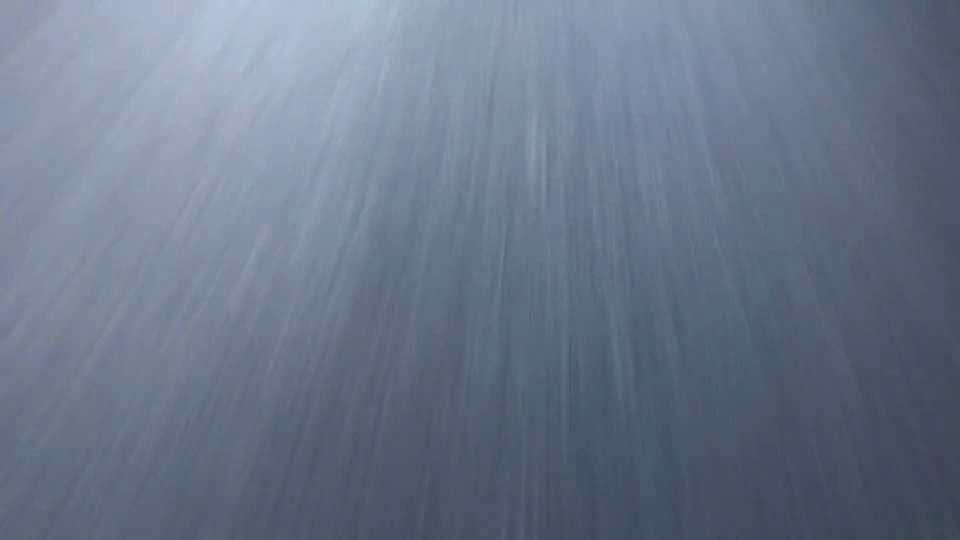
#> input picture frame 9 of skateboarding_boxes.mp4, 960 x 540 px, given in place of VID20240229170748.mp4, which was not available
$ jupyter execute --allow-errors yolo_seg_example.ipynb
#> lines starting #> are read from the running program, lines starting #| are printed output that depends on the picture
#> further down, frame is the input picture: shape (540, 960, 3); mean B, G, R 137.4, 118.1, 106.7
[cell 1]
    # yolo = YOLOHandler()

    # sam = SAM_handler(device = "cpu")
#input = "/home/michal/Documents/FIT/DP/dp/src/data/input/VID20240229170959.mp4"

[cell 2]
import cv2

[cell 3]
videoCap = cv2.VideoCapture("~/Documents/FIT/DP/dp/src/data/input/VID20240229170748.mp4")

[cell 4]
frame_num=0
#> (the rest of this cell did not finish here and is left out)

[cell 5]
cap = cv2.VideoCapture("~/Documents/FIT/DP/dp/src/data/input/VID20240229170748.mp4")
if not cap.isOpened():
    print("Cannot open camera")
    exit()
while True:
 # Capture frame-by-frame
    ret, frame = cap.read()

 # if frame is read correctly ret is True
    if not ret:
        print("Can't receive frame (stream end?). Exiting ...")
        break
 # Our operations on the frame come here
    gray = cv2.cvtColor(frame, cv2.COLOR_BGR2GRAY)
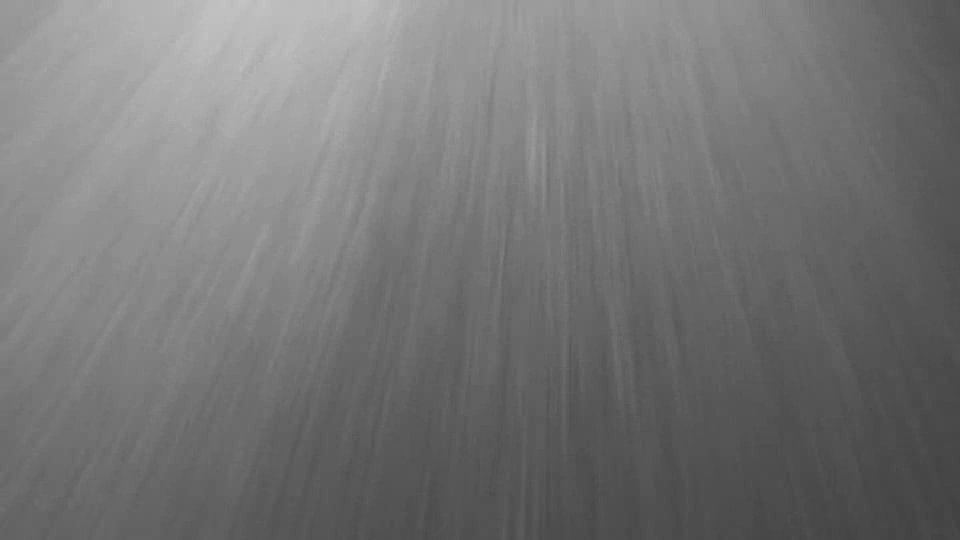
#> gray: shape (540, 960); min 64, max 195, mean 116.9
 # Display the resulting frame
    cv2.imshow('frame', gray)
    if cv2.waitKey(1) == ord('q'):
#> (key q is pressed here)
        break

    # When everything done, release the capture
    cap.release()
    cv2.destroyAllWindows()


$ run again, starting later in the video
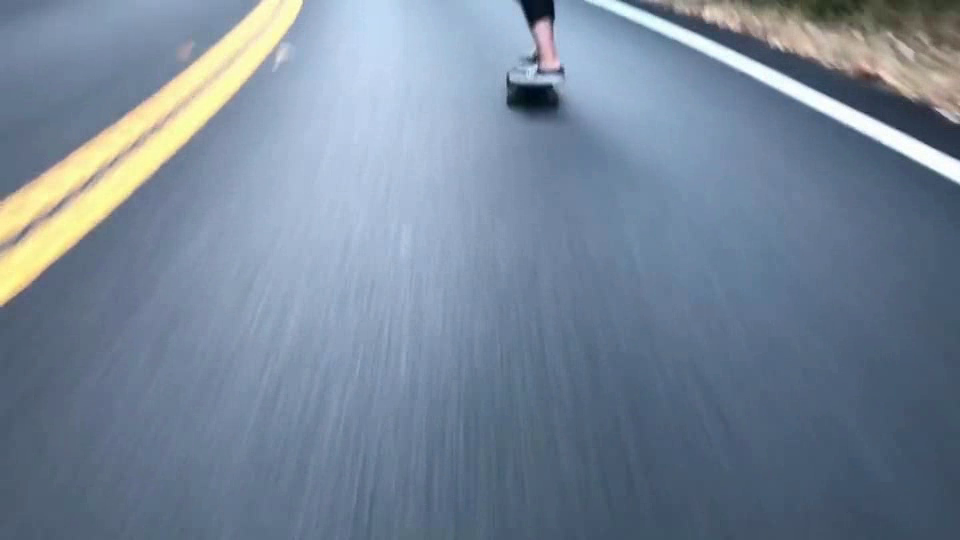
#> input picture frame 40 of skateboarding_boxes.mp4, 960 x 540 px, given in place of VID20240229170748.mp4, which was not available
#> frame is the input picture: shape (540, 960, 3); mean B, G, R 151.9, 133.7, 118
#> `gray = cv2.cvtColor(frame, cv2.COLOR_BGR2GRAY)`:
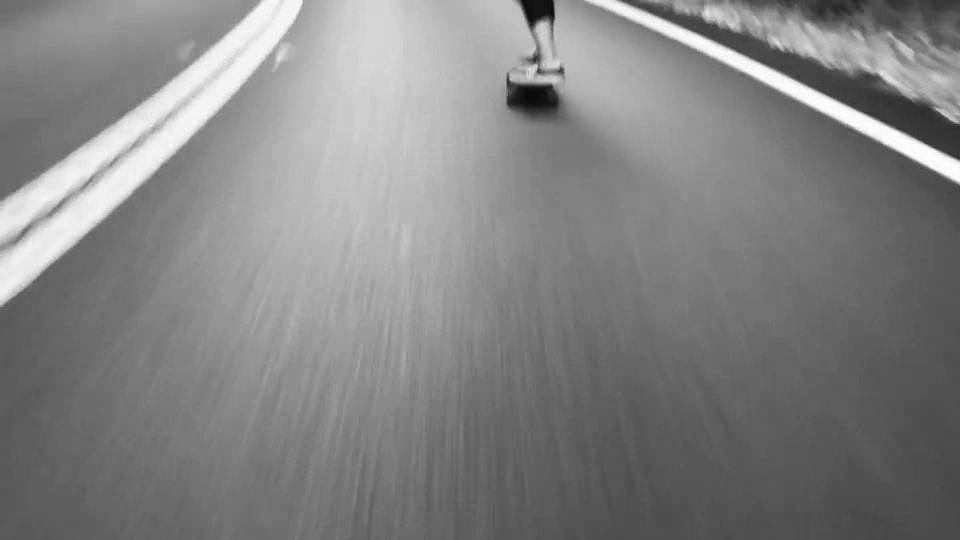
#> gray: shape (540, 960); min 8, max 255, mean 131.1

$ run again, starting later in the video
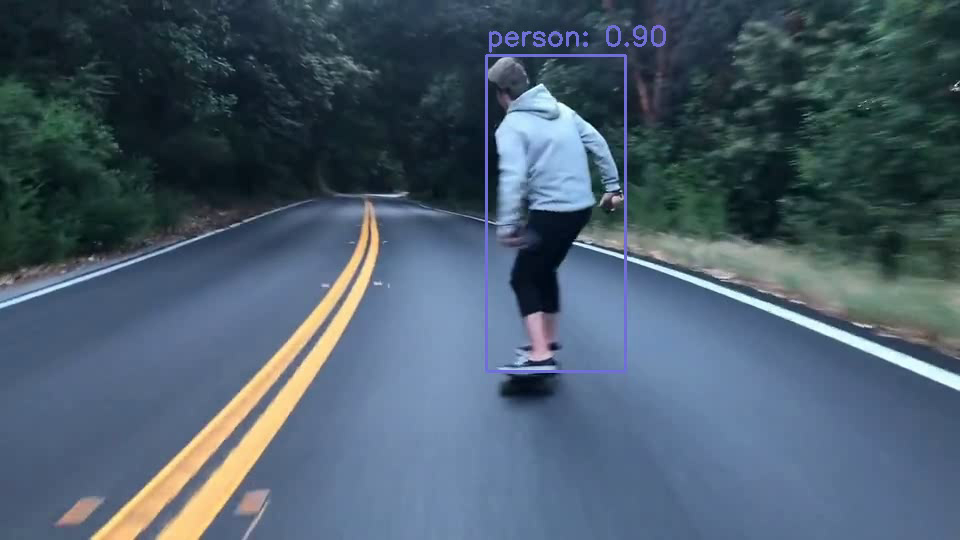
#> input picture frame 72 of skateboarding_boxes.mp4, 960 x 540 px, given in place of VID20240229170748.mp4, which was not available
#> frame is the input picture: shape (540, 960, 3); mean B, G, R 108, 92.7, 74.7
#> `gray = cv2.cvtColor(frame, cv2.COLOR_BGR2GRAY)`:
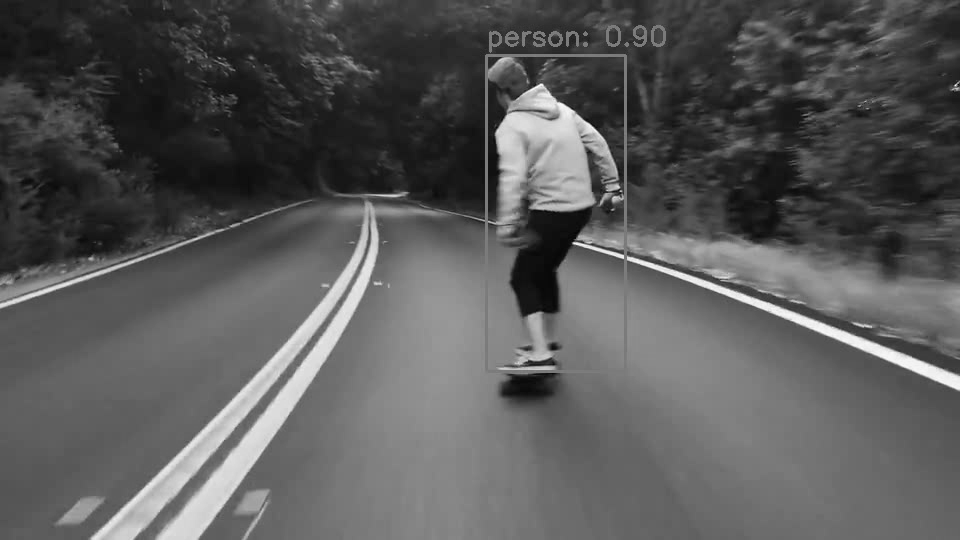
#> gray: shape (540, 960); min 3, max 251, mean 89
